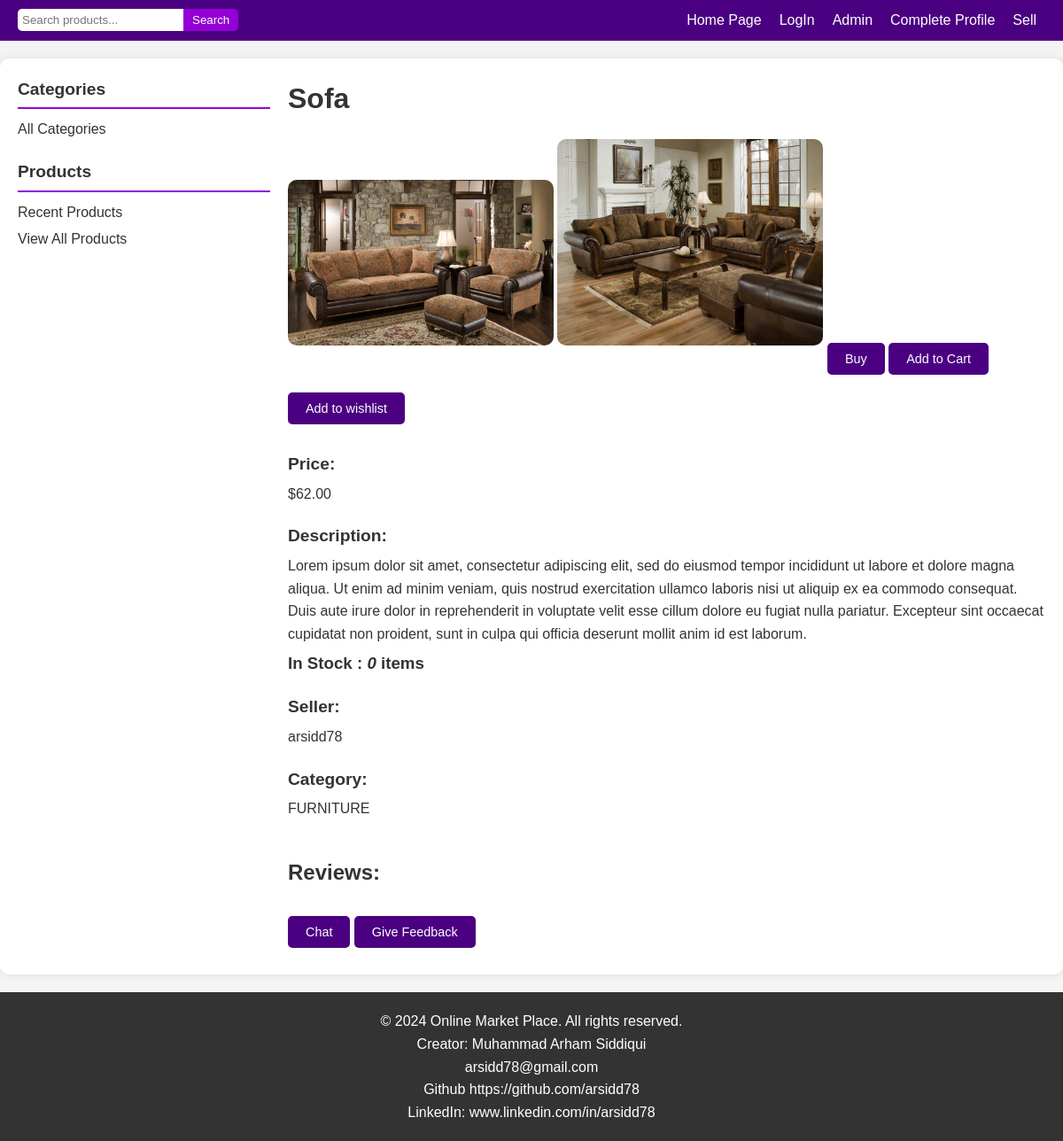
/detail/19/, run on an earlier commit of the app's database.
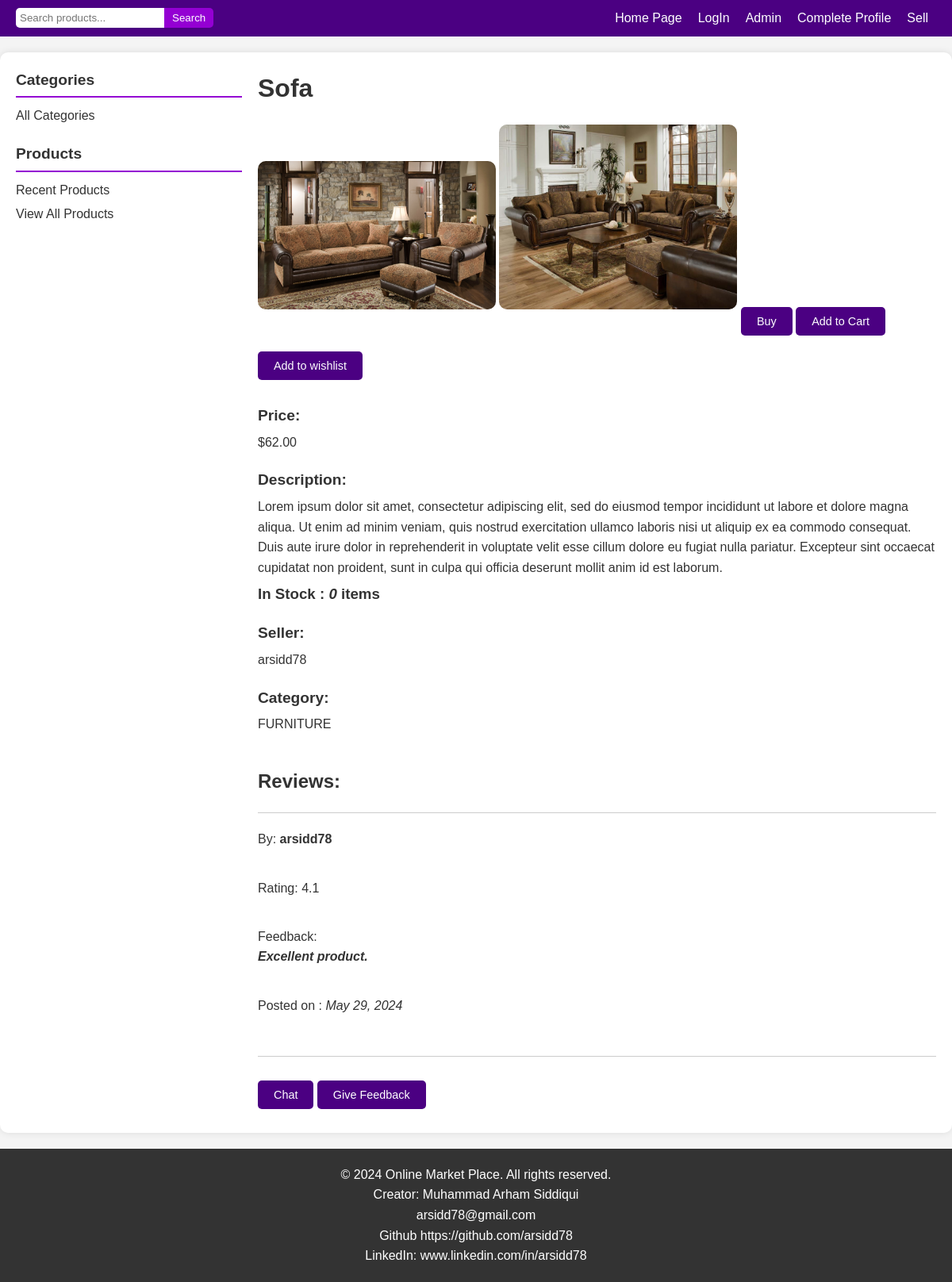
And on a later commit of the database.
### product/models.py (models this page shows, shortened)
class Products(models.Model):
    name = models.ForeignKey(User,on_delete=models.CASCADE)
    product_name = models.CharField(max_length=200)
    product_description = models.TextField(max_length=500)
    product_price = models.DecimalField('Price',max_digits=7,decimal_places=2)
    product_discounted_price = models.DecimalField('Discounted Price',max_digits=7,decimal_places=2,null=True,blank=True)
    product_delivery_charge = models.IntegerField(default=0)
    product_tax_rate = models.DecimalField(decimal_places=3,max_digits=5, null= True, blank= True)
    product_specification = models.TextField(null= True, blank= True)
    product_posted_date = models.DateField( auto_now_add=True)
    product_images = models.ImageField(upload_to='products/')
    product_images2 = models.ImageField(null=True,blank=True,upload_to='products/')
    product_images3 = models.ImageField(null=True,blank=True,upload_to='products/')
    product_images4 = models.ImageField(null=True,blank=True,upload_to='products/')
    product_images5 = models.ImageField(null=True,blank=True,upload_to='products/')
    categories_choices = product_categories = {
    "ELECTRONICS": "Electronics",
    "CLOTHING & ACCESSORIES": "Clothing & Accessories",
    "HOME & KITCHEN": "Home & Kitchen",
    "BEAUTY & PERSONAL CARE": "Beauty & Personal Care",
    "HEALTH & FITNESS": "Health & Fitness",
    "TOYS & GAMES": "Toys & Games",
    "BOOKS & MEDIA": "Books & Media",
    "AUTOMOTIVE": "Automotive",
    "SPORTS & OUTDOORS": "Sports & Outdoors",
    "PET SUPPLIES": "Pet Supplies",
    "HOME APPLIANCES": "Home Appliances",
    "OFFICE SUPPLIES": "Office Supplies",
    "FURNITURE & DECOR": "Furniture & Decor",
    "JEWELRY & WATCHES": "Jewelry & Watches",
    "BABY & TODDLER": "Baby & Toddler",
    "FOOD & GROCERIES": "Food & Groceries",
    "ARTS & CRAFTS": "Arts & Crafts",
    "MUSICAL INSTRUMENTS": "Musical Instruments",
    "GARDEN & OUTDOOR LIVING": "Garden & Outdoor Living",
    "TRAVEL & LUGGAGE": "Travel & Luggage",
    "SMARTPHONE": "Smartphone",
    "LAPTOP": "Laptop",
    "CAMERA": "Camera",
    "TV": "TV",
    "HEADPHONE": "Headphone",
    "GADGET": "Gadget",
    "APPAREL": "Apparel",
    "BAG": "Bag",
    "JEWELRY": "Jewelry",
    "SUNGLASSES": "Sunglasses",
    "WATCH": "Watch",
    "HOME IMPROVEMENT": "Home Improvement",
    "DECOR": "Decor",
    "KITCHEN APPLIANCES": "Kitchen Appliances",
    "COOKWARE": "Cookware",
    "FURNITURE": "Furniture",
    "SKINCARE": "Skincare",
    "MAKEUP": "Makeup",
    "HAIRCARE": "Haircare",
    "GROOMING": "Grooming",
    "FRAGRANCES": "Fragrances",
    "EXERCISE EQUIPMENT": "Exercise Equipment",
    "NUTRITIONAL SUPPLEMENTS": "Nutritional Supplements",
    "FITNESS TRACKERS": "Fitness Trackers",
    "YOGA MATS": "Yoga Mats",
    "TOYS": "Toys",
    "BOARD GAMES": "Board Games",
    "PUZZLES": "Puzzles",
    "EDUCATIONAL TOYS": "Educational Toys",
    "OUTDOOR PLAY EQUIPMENT": "Outdoor Play Equipment",
    "BOOKS": "Books",
    "E-BOOKS": "E-books",
    "AUDIOBOOKS": "Audiobooks",
    "DVDS": "DVDs",
    "CDS": "CDs",
    "DIGITAL MEDIA": "Digital Media",
    "CAR PARTS": "Car Parts",
    "ACCESSORIES": "Accessories",
    "TOOLS": "Tools",
    "MAINTENANCE SUPPLIES": "Maintenance Supplies",
    "ELECTRONICS": "Electronics",
    "SPORTING EQUIPMENT": "Sporting Equipment",
    "CAMPING GEAR": "Camping Gear",
    "HIKING GEAR": "Hiking Gear",
    "OUTDOOR CLOTHING": "Outdoor Clothing",
    "FOOD": "Food",
    "TOYS": "Toys",
    "GROOMING PRODUCTS": "Grooming Products",
    "BEDS": "Beds",
    "CARRIERS": "Carriers",
    "LARGE APPLIANCES": "Large Appliances",
    "SMALL APPLIANCES": "Small Appliances",
    "STATIONERY": "Stationery",
    "DESK ORGANIZERS": "Desk Organizers",
    "PRINTERS": "Printers",
    "OFFICE FURNITURE": "Office Furniture",
    "TECHNOLOGY ACCESSORIES": "Technology Accessories",
    "SOFAS": "Sofas",
    "CHAIRS": "Chairs",
    "TABLES": "Tables",
    "LIGHTING FIXTURES": "Lighting Fixtures",
    "RUGS": "Rugs",
    "RINGS": "Rings",
    "NECKLACES": "Necklaces",
    "BRACELETS": "Bracelets",
    "EARRINGS": "Earrings",
    "WATCHES": "Watches",
    "CLOTHING": "Clothing",
    "DIAPERS": "Diapers",
    "FEEDING SUPPLIES": "Feeding Supplies",
    "STROLLERS": "Strollers",
    "TOYS": "Toys",
    "NON-PERISHABLE FOOD": "Non-perishable Food",
    "SNACKS": "Snacks",
    "BEVERAGES": "Beverages",
    "GOURMET FOODS": "Gourmet Foods",
    "SPICES": "Spices",
    "ART SUPPLIES": "Art Supplies",
    "CRAFTING MATERIALS": "Crafting Materials",
    "DIY KITS": "DIY Kits",
    "SEWING SUPPLIES": "Sewing Supplies",
    "GUITARS": "Guitars",
    "KEYBOARDS": "Keyboards",
    "DRUMS": "Drums",
    "VIOLINS": "Violins",
    "WIND INSTRUMENTS": "Wind Instruments",
    "GARDENING TOOLS": "Gardening Tools",
    "PLANTS": "Plants",
    "OUTDOOR FURNITURE": "Outdoor Furniture",
    "BBQ GRILLS": "BBQ Grills",
    "LUGGAGE SETS": "Luggage Sets",
    "BACKPACKS": "Backpacks",
    "TRAVEL ACCESSORIES": "Travel Accessories",
    "TOILETRIES": "Toiletries",
    "OUTDOOR GEAR": "Outdoor Gear"
    }
    product_category = models.CharField('category',max_length=100,choices=categories_choices)
    product_quantity = models.IntegerField()
    sellor_name = models.CharField(max_length=100)
    company_name = models.CharField(null= True, blank= True, max_length=200)
    product_website = models.URLField(null= True,blank=True)

class Reviews(models.Model):
    product = models.ForeignKey(Products, on_delete= models.CASCADE)
    reviewer = models.ForeignKey(User, on_delete= models.CASCADE)
    rating = models.DecimalField(max_digits=2, decimal_places=1)
    review = models.TextField()
    posted_time = models.DateField(auto_now_add=True)

### product/views.py (the view)
# urls.py: path('detail/<int:pk>/',views.product_details,name='details'),
def product_details(request,pk):
    try:
        member = get_object_or_404(Member, user = request.user)
        product = get_object_or_404(Products,id=pk)
        reviews = Reviews.objects.filter(product=product)
        member.user_interest.add(product)
        context = {'product':product,'reviews':reviews,'member':member}
        return render(request,'product/details.html',context)
    except:
        product = get_object_or_404(Products,id=pk)
        reviews = Reviews.objects.filter(product=product)
        context = {'product':product,'reviews':reviews}
        return render(request,'product/details.html',context)

### product/templates/product/details.html (shortened to what this page needs)
{% load static %}
<!DOCTYPE html>
<html lang="en">
<head>
    <link rel="stylesheet" href="{% static 'product/details_style.css' %}">
</head>
<body>
    <nav>
        <div class="search-container">
            <form action="{% url 'product:search' %}" method="post">
                <input type="search" name="search_bar" placeholder="Search products...">
                <input type="submit" value="Search">
            </form>
        </div>
        <a href="{% url 'product:home' %}">Home Page</a>
        {% if request.user.is_authenticated %}
            <a href="{% url 'registration:signout' %}">LogOut</a>
        {% else %}
            <a href="{% url 'registration:login' %}">LogIn</a>
        {% endif %}
        <a href="/admin/">Admin</a>
        {% if member %}
        <a href="{% url 'member:profile' request.user.username %}">Profile</a>
        {% else %}
        <a href="{% url 'member:register' %}">Complete Profile</a>
        {% endif %}
        <a href="{% url 'member:add_product_page' %}">Sell</a>
    </nav>
    <div class="main-content">
        <aside class="aside_links">
            <section>
                <h3>Categories</h3>
                <a href="{% url 'product:categories_page' %}">All Categories</a>
            </section>
            <section>
                <h3>Products</h3>
                <a href="{% url 'product:recent_products' %}">Recent Products</a>
                <a href="{% url 'product:view_all' %}">View All Products</a>
            </section>
        </aside>
        <div class="product_data">
            <h1>{{product.product_name}}</h1>
            <img src="{{product.product_images.url}}" class="prouduct_image">
            {% if product.product_images2 %}
                <img src="{{product.product_images2.url}}" class="prouduct_image">
            {% endif %}
            <a href="{% url 'product:purchase_page' product.id %}"><button class="purchase_pd">Buy</button></a>
            <button class="addto_cart" onclick=location.href="{% url 'member:add_to_cart' product.id %}">Add to Cart</button>
            <button class="wishlist" onclick=location.href="{% url 'member:add_to_wishlist' product.id %}">Add to wishlist</button>
            <h2 class="product_price">Price:</h2>
            {% if product.product_discounted_price %}
            <label>${{product.product_price}} ${{product.product_discounted_price}}</label>
            {% else %}
            <label>${{product.product_price}}</label>
            {% endif %}
            <h2 class="product_description">Description:</h2>
            <label>{{product.product_description}}</label>
            <h3>In Stock : <i>{{product.product_quantity}}</i> items </h3>
            <h2 class="sellor_info">Seller:</h2>
            <label>{{product.sellor_name}}</label>
            <h2 class="product_category">Category:</h2>
            <label>{{product.product_category}}</label>
            <div class="reviews">
                <h1>Reviews:</h1>
                {% for review in reviews %}
                <hr>
                <div>
                    <label> By:<strong> {{review.reviewer.username}}</strong></label><br>
                    <label>Rating: {{review.rating}}</label><br>
                    <label>Feedback:<p><strong><em> {{review.review}}</em></strong></p></label><br>
                    <label>Posted on : <i>{{review.posted_time}}</i> </label><br>
                </div>
                <hr>
                {% endfor %}
            </div>
            <a href="{% url 'member:chat' product.id  %}"><button>Chat</button></a>
            <button class="add_review" onclick=location.href="{% url 'product:add_review' product.id %}"> Give Feedback </button>
        </div>
    </div>
    <footer>
        <p>&copy; 2024 Online Market Place. All rights reserved.</p>
        <p>Creator: Muhammad Arham Siddiqui</p>
        <p>arsidd78@gmail.com</p>
        <p>Github <a href="https://github.com/arsidd78">https://github.com/arsidd78</a></p>
        <p>LinkedIn: <a href="www.linkedin.com/in/arsidd78">www.linkedin.com/in/arsidd78</a></p>
    </footer>
</body>
</html>

### product/static/product/details_style.css (style rules this page uses)
* { margin: 0; padding: 0; box-sizing: border-box; font-family: Arial, sans-serif; }
body { background-color: #f4f4f4; color: #333; line-height: 1.6; }
nav { background-color: #4b0082; color: white; padding: 10px 20px; display: flex; justify-content: space-between; align-items: center; flex-wrap: wrap; }
nav a { color: white; text-decoration: none; margin: 0 10px; }
.search-container { flex-grow: 1; }
.search-container form { display: flex; }
.search-container input[type="search"] { padding: 5px; border: none; border-radius: 5px 0 0 5px; }
.search-container input[type="submit"] { padding: 5px 10px; border: none; background-color: #9400d3; color: white; border-radius: 0 5px 5px 0; cursor: pointer; }
.main-content { display: flex; flex-wrap: wrap; max-width: 1200px; margin: 20px auto; padding: 20px; background-color: white; border-radius: 10px; box-shadow: 0 0 10px rgba(0, 0, 0, 0.1); }
.aside_links { flex: 1; margin-right: 20px; }
.aside_links section { margin-bottom: 20px; }
.aside_links h3 { margin-bottom: 10px; font-size: 1.2em; border-bottom: 2px solid #9400d3; padding-bottom: 5px; }
.aside_links a { display: block; margin: 5px 0; color: #333; text-decoration: none; }
.product_data { flex: 3; }
.product_data h1 { font-size: 2em; margin-bottom: 20px; }
.product_data img { width: 300 px ; max-width: 300px; height: auto; border-radius: 10px; margin-bottom: 20px; }
.product_price, .product_description, .sellor_info, .product_category, .website { font-size: 1.2em; margin-top: 20px; }
label { display: block; margin: 5px 0; }
button { background-color: #4b0082; color: white; border: none; padding: 10px 20px; border-radius: 5px; cursor: pointer; margin: 10px 0; font-size: 0.9em; display: inline-block; }
.reviews { width: 100%; margin-top: 40px; }
.reviews h1 { font-size: 1.5em; margin-bottom: 20px; }
hr { border: none; border-top: 1px solid #ccc; margin: 20px 0; }
footer { background-color: #333; color: white; text-align: center; padding: 20px; margin-top: 20px; }
footer a { color: white; text-decoration: none; }

What changed in the data, as far as the page shows it:
added Reviews: reviewer.username "arsidd78", rating "4.1", review "Excellent product.", posted_time "May 29, 2024"
